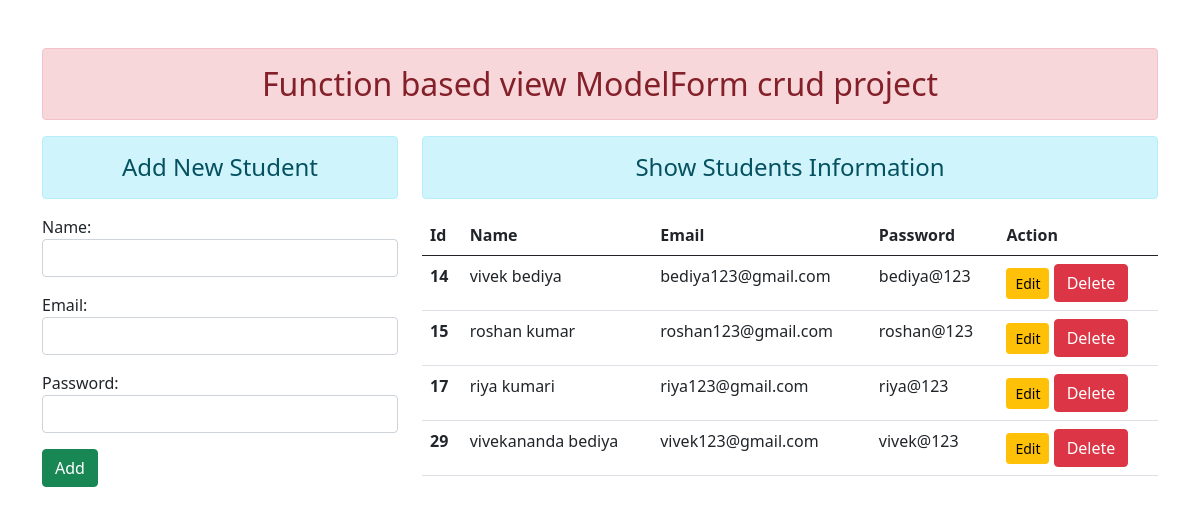
The page / on the database its author committed.
### enroll/models.py (models this page shows)
class User(models.Model):
    name=models.CharField(max_length=70)
    email=models.EmailField(max_length=100)
    password=models.CharField(max_length=100)

### enroll/views.py (the view)
# urls.py: path('',views.add_show,name='addandshow'),
def add_show(request):
    if request.method=='POST':
        fm=StudentRegistration(request.POST)
        if fm.is_valid():
            nm=fm.cleaned_data['name']
            em=fm.cleaned_data['email']
            pw=fm.cleaned_data['password']
            reg=User(name=nm, email=em, password=pw)
            reg.save()
            fm=StudentRegistration()
    else:
        fm=StudentRegistration()
    stud=User.objects.all()  #all() method give us all data from the database
    return render(request,'enroll/addandshow.html',{'stu':stud, 'form':fm})

### enroll/forms.py
class StudentRegistration(forms.ModelForm):
    class Meta:
        model=User
        fields=['name','email','password']
        widgets={
            'name':forms.TextInput(attrs={'class':'form-control'}),
            'email':forms.EmailInput(attrs={'class':'form-control'}),
            'password':forms.PasswordInput(render_value=True, attrs={'class':'form-control'})
        }

### enroll/templates/enroll/addandshow.html (shortened to what this page needs)
{% extends 'enroll/base.html'%}
{% block content %}
<div class="row">
    <div class="col-sm-4">
        <h4 class="text-center alert alert-info">Add New Student</h4>
        <form action="" method="POST">
            {{form.as_p}}
            <input type="submit" class="btn btn-success" value="Add">
        </form>
    </div>
    <div class="col-sm-8">
        <h4 class="text-center alert alert-info">Show Students Information</h4>
        {% if stu %}
        <table class="table table-hover">
            <thead>
              <tr>
                <th scope="col">Id</th>
                <th scope="col">Name</th>
                <th scope="col">Email</th>
                <th scope="col">Password</th>
                <th scope='col'>Action</th>
              </tr>
            </thead>
            <tbody>
                {% for st in stu %}
              <tr>
                <th scope="row">{{st.id}}</th>
                <td>{{st.name}}</td>
                <td>{{st.email}}</td>
                <td>{{st.password}}</td>
                <td>
                    <a href="{% url 'updatedata' st.id %}" class="btn btn-warning btn-sm">Edit</a>
                    <form action="{% url 'deletedata' st.id %}" method="POST" class="d-inline">
                        <input type="submit" class="btn btn-danger" value="Delete">
                    </form>
                </td>
              </tr>
              {% endfor %}
            </tbody>
          </table>
        {% else %}
        <h4 class="text-center alert alert-warning ">No Records found</h4>
        {% endif %}
    </div>
</div>
{% endblock content %}

### enroll/templates/enroll/base.html (shortened to what this page needs)
<!DOCTYPE html>
{% load static %}
<html lang="en">
<head>
    <link rel="stylesheet" href="{% static 'enroll/css/bootstrap.css' %}">
</head>
<body>
    <div class="container mt-5">
        <h2 class="text-center alert alert-danger">Function based view ModelForm crud project</h2>
        {% block content %}{% endblock content %}
    </div>
</body>
</html>

### rows shown on the page
User: id "14", name "vivek bediya", email "bediya123@gmail.com", password "bediya@123"
User: id "15", name "roshan kumar", email "roshan123@gmail.com", password "roshan@123"
User: id "17", name "riya kumari", email "riya123@gmail.com", password "riya@123"
User: id "29", name "vivekananda bediya", email "vivek123@gmail.com", password "vivek@123"
